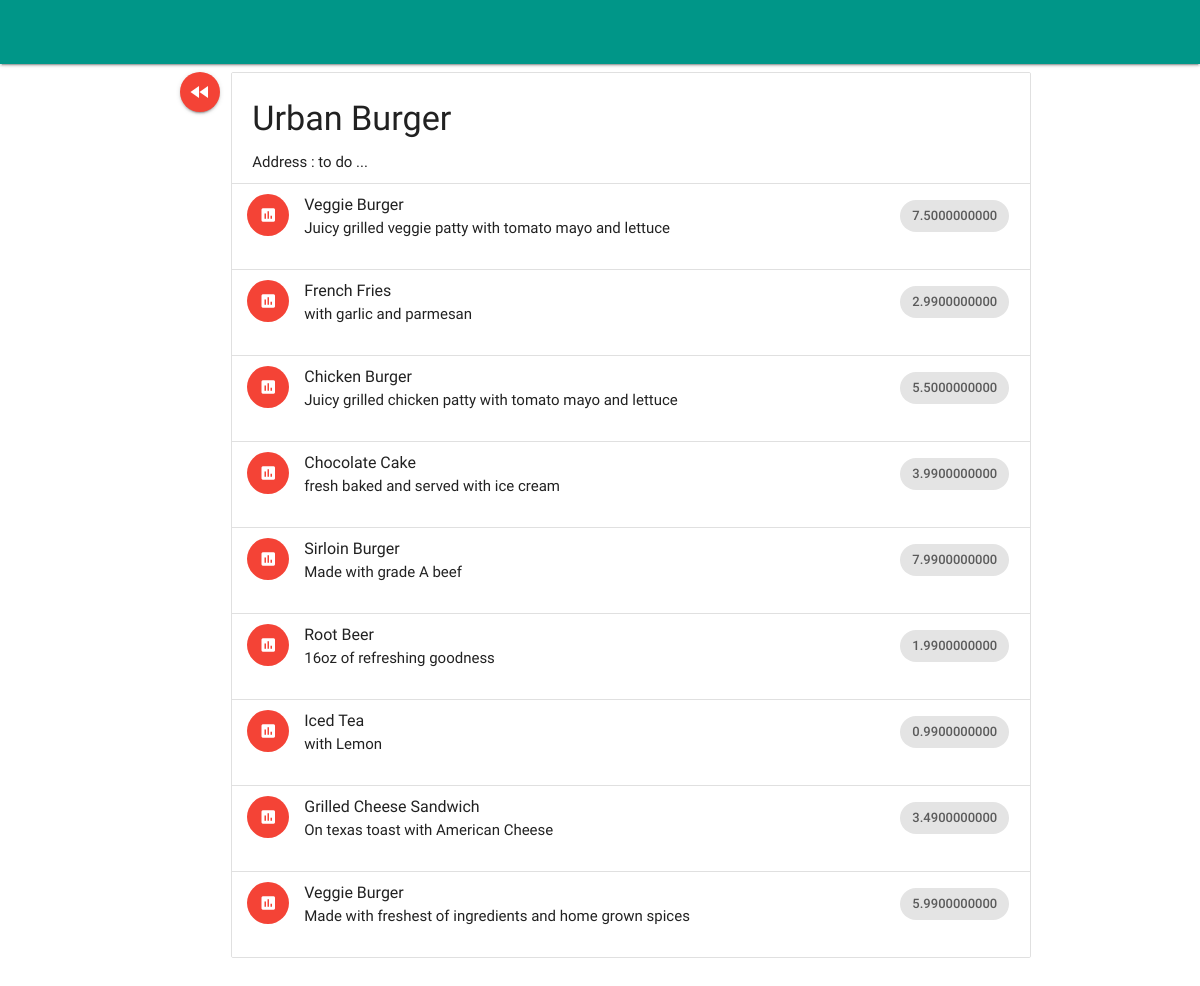
Screenshot of /restaurant/1/menu/ with the database file from the repository.
### database_setup.py (models this page shows, shortened)
class Restaurant(Base):
    __tablename__ = 'restaurant'
    id = Column(Integer, primary_key=True)
    name = Column(String(250), nullable=False)
    description = Column(String(250), nullable=True)
    thumbnail_url = Column(String(250), nullable=True)
    currency_id = Column(String(3), ForeignKey('currency.id'), default='USD')
    currency = relationship(Currency)

class MenuItem(Base):
    __tablename__ = 'menu_item'
    name = Column(String(80), nullable=False)
    id = Column(Integer, primary_key=True)
    description = Column(String(250))
    price = Column(Numeric)
    course = Column(String(250))
    restaurant_id = Column(Integer, ForeignKey('restaurant.id'))
    restaurant = relationship(Restaurant)

### final_project.py (the view)
@app.route('/restaurant/<int:restaurant_id>/')
@app.route('/restaurant/<int:restaurant_id>/menu/')
def showMenu(restaurant_id):
    restaurant = session.query(Restaurant).filter_by(id=restaurant_id).one()
    items = session.query(MenuItem).filter_by(
        restaurant_id=restaurant_id).all()
    return render_template('menu.html', items=items, restaurant=restaurant)

### templates/menu.html (shortened to what this page needs)
<!DOCTYPE html>
  <html>
    <head>
        <link type="text/css" rel="stylesheet" href="/static/css/materialize.css"  media="screen,projection"/>
    </head>
    <body>
	<header>
	<div class="navbar-fixed">
      <nav class="top-nav teal">
      </nav>
    </div>
    </header>
      <main>
	  <div class="container">
	  <div class="row">
      <div class="col">
      <a class="btn-floating waves-effect waves-light red" href="{{url_for('showRestaurants')}}"><i class="material-icons">fast_rewind</i></a>
      </div class="col">
		<ul class="collection with-header">
    	<li class="collection-header"><h4>{{restaurant.name}}</h4>Address : to do ...</li>
		    {% for item in items %}
		    <li class="collection-item avatar">
		    <div class="row">
		      <div class="col s10 m10 l10">
		      <i class="material-icons circle red">insert_chart</i>
		      <span class="title">{{item.name}}</span>
		      <p>{{item.description}}</p>
		      </div>
		      <div class="col s2 m2 l2">
		      <div class="secondary-content chip">{{item.price}}</div>
		      </div>
		    </div>
		    </li>
		    {% endfor %}
		  </ul>
      </div>
      </div>
      </main>
      </body>
  </html>

### rows the page displays
Restaurant: name "Urban Burger"
MenuItem: name "Veggie Burger", description "Juicy grilled veggie patty with tomato mayo and lettuce", price "7.5000000000"
MenuItem: name "French Fries", description "with garlic and parmesan", price "2.9900000000"
MenuItem: name "Chicken Burger", description "Juicy grilled chicken patty with tomato mayo and lettuce", price "5.5000000000"
MenuItem: name "Chocolate Cake", description "fresh baked and served with ice cream", price "3.9900000000"
MenuItem: name "Sirloin Burger", description "Made with grade A beef", price "7.9900000000"
MenuItem: name "Root Beer", description "16oz of refreshing goodness", price "1.9900000000"
MenuItem: name "Iced Tea", description "with Lemon", price "0.9900000000"
MenuItem: name "Grilled Cheese Sandwich", description "On texas toast with American Cheese", price "3.4900000000"
MenuItem: name "Veggie Burger", description "Made with freshest of ingredients and home grown spices", price "5.9900000000"
